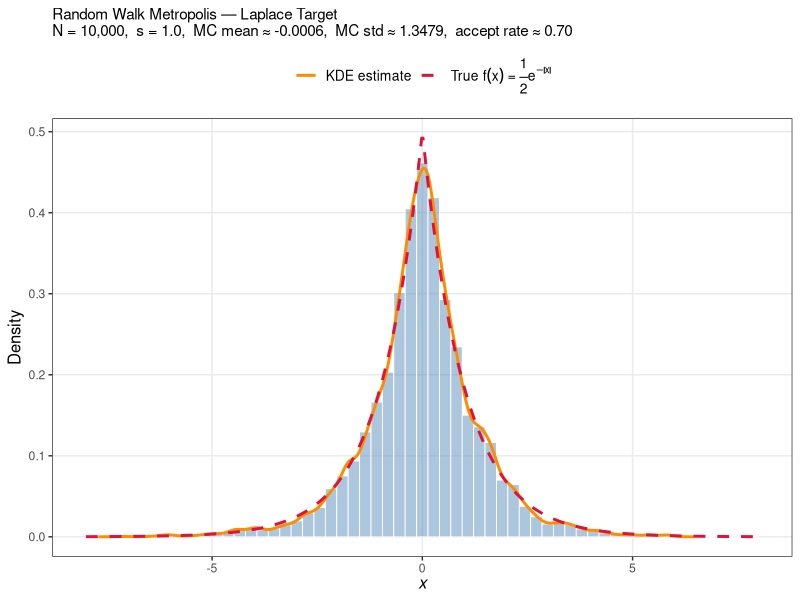
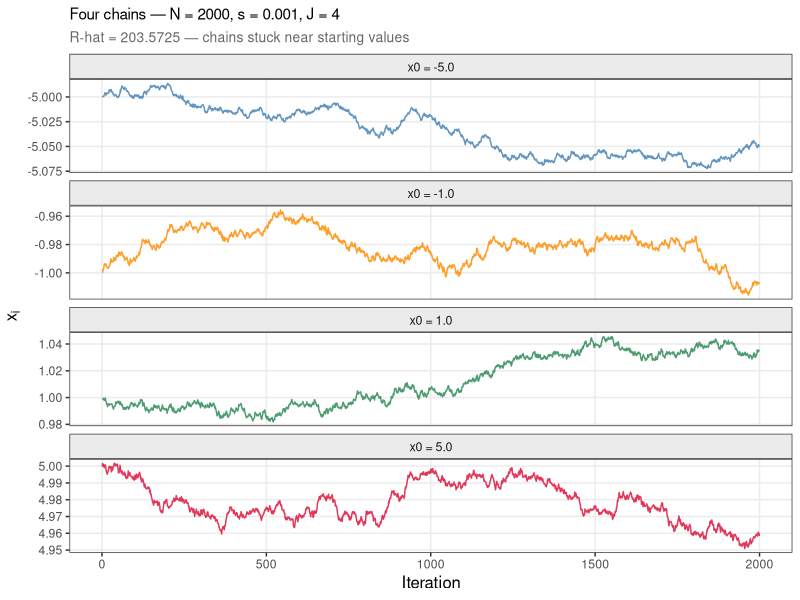
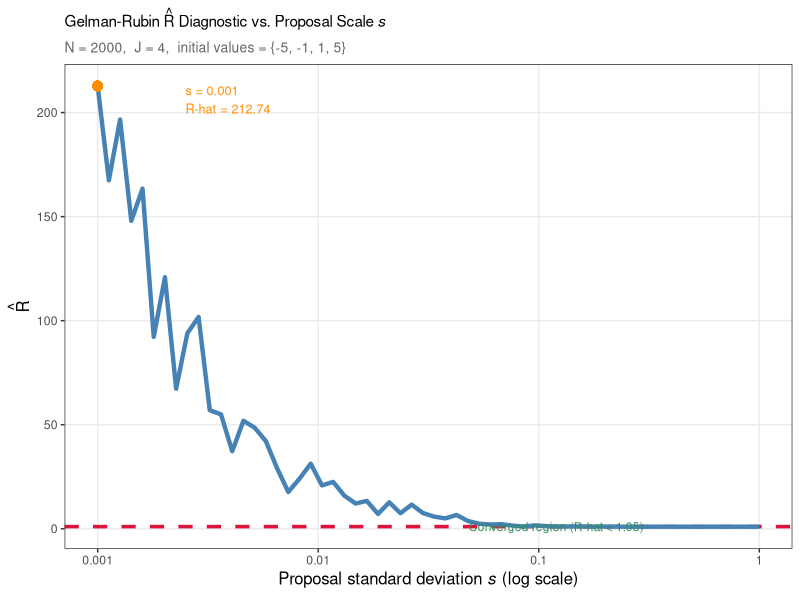

R code for these plots, in order:
## ---- chunk 1
knitr::opts_chunk$set(
  echo      = TRUE,
  message   = FALSE,
  warning   = FALSE,
  fig.width = 9,
  fig.height = 5,
  dpi       = 120
)
## ---- chunk 2
library(ggplot2)
library(scales)   # for axis formatting

# Consistent ggplot2 theme across all plots
theme_set(
  theme_bw(base_size = 11) +
    theme(
      panel.grid.minor  = element_blank(),
      plot.title        = element_text(size = 11),
      plot.subtitle     = element_text(size = 10, colour = "grey40"),
      axis.title        = element_text(size = 12)
    )
)

set.seed(42)
## ---- chunk 3
# Log-density of Laplace(0,1): log f(x) = -log(2) - |x|
log_target <- function(x) -log(2) - abs(x)

# True density
target <- function(x) 0.5 * exp(-abs(x))

# Random Walk Metropolis sampler
# Returns a vector of length N+1 (including x0)
random_walk_metropolis <- function(N, s, x0 = 0.0, seed = NULL) {
  if (!is.null(seed)) set.seed(seed)
  samples    <- numeric(N + 1)
  samples[1] <- x0
  for (i in seq(2, N + 1)) {
    x_star    <- rnorm(1, mean = samples[i - 1], sd = s)
    log_ratio <- log_target(x_star) - log_target(samples[i - 1])
    if (log(runif(1)) < log_ratio) {
      samples[i] <- x_star
    } else {
      samples[i] <- samples[i - 1]
    }
  }
  samples
}

# Gelman-Rubin R-hat; within-chain variance uses the 1/N (population) form
compute_rhat <- function(chains) {
  # chains is a list of numeric vectors (each already excluding x0)
  chain_means <- sapply(chains, mean)
  chain_vars  <- mapply(function(c, m) mean((c - m)^2), chains, chain_means)
  W           <- mean(chain_vars)
  M           <- mean(chain_means)
  B           <- mean((chain_means - M)^2)
  sqrt((B + W) / W)
}
## ---- chunk 4
N_a <- 10000
s_a <- 1.0

chain_a   <- random_walk_metropolis(N = N_a, s = s_a, x0 = 0.0, seed = 42)
samples_a <- chain_a[-1]   # x1 ... xN (drop x0)

mc_mean     <- mean(samples_a)
mc_std      <- sd(samples_a)
accept_rate <- mean(diff(chain_a) != 0)

cat(sprintf("Monte Carlo estimate of the mean               : %.5f\n", mc_mean))
cat(sprintf("Monte Carlo estimate of the standard deviation : %.5f\n", mc_std))
cat(sprintf("Acceptance rate                                : %.4f\n",  accept_rate))
cat(sprintf("\nTheoretical mean (Laplace)                     : 0.00000\n"))
cat(sprintf("Theoretical standard deviation (Laplace)       : %.5f\n",  sqrt(2)))
## ---- chunk 5
x_grid <- seq(-8, 8, length.out = 500)

# KDE using R's built-in density()
kde_fit <- density(samples_a, bw = "nrd0", n = 512)

plot_title <- sprintf(
  "Random Walk Metropolis — Laplace Target\nN = %s,  s = %.1f,  MC mean ≈ %.4f,  MC std ≈ %.4f,  accept rate ≈ %.2f",
  format(N_a, big.mark = ","), s_a, mc_mean, mc_std, accept_rate
)

ggplot() +
  geom_histogram(
    aes(x = samples_a, y = after_stat(density)),
    bins      = 60,
    fill      = "steelblue",
    alpha     = 0.45,
    colour    = "white",
    linewidth = 0.3
  ) +
  geom_line(
    aes(x = kde_fit$x, y = kde_fit$y, colour = "KDE estimate"),
    linewidth = 1.0
  ) +
  geom_line(
    aes(x = x_grid, y = target(x_grid), colour = "True f(x)"),
    linewidth = 1.0,
    linetype  = "dashed"
  ) +
  scale_colour_manual(
    name   = NULL,
    values = c("KDE estimate" = "darkorange", "True f(x)" = "#DC143C"),
    labels = c("KDE estimate", expression(paste("True ", f(x), " = ", frac(1, 2), e^{-abs(x)})))
  ) +
  coord_cartesian(xlim = c(-8, 8)) +
  labs(
    title  = plot_title,
    x      = expression(italic(x)),
    y      = "Density"
  ) +
  theme(
    legend.position = "top",
    legend.text     = element_text(size = 10)
  )
## ---- chunk 6
N_b            <- 2000
s_b            <- 0.001
J              <- 4
initial_values <- c(-5.0, -1.0, 1.0, 5.0)

chains_b <- lapply(seq_along(initial_values), function(j) {
  chain <- random_walk_metropolis(N = N_b, s = s_b, x0 = initial_values[j], seed = 100 + j)
  chain[-1]   # drop x0
})

rhat_b <- compute_rhat(chains_b)

cat(sprintf("R-hat  (N=%d, s=%.3f, J=%d): %.4f\n", N_b, s_b, J, rhat_b))
cat(sprintf("Converged (R-hat < 1.05)?  %s\n",
            ifelse(rhat_b < 1.05, "Yes", "No — poor mixing detected")))
## ---- chunk 7
# Build a tidy data frame for ggplot
chain_df <- do.call(rbind, lapply(seq_along(chains_b), function(j) {
  data.frame(
    iteration = seq_along(chains_b[[j]]),
    value     = chains_b[[j]],
    chain     = factor(
      sprintf("x0 = %.1f", initial_values[j]),
      levels = sprintf("x0 = %.1f", initial_values)
    )
  )
}))

ggplot(chain_df, aes(x = iteration, y = value, colour = chain)) +
  geom_line(linewidth = 0.5, alpha = 0.85) +
  facet_wrap(~ chain, ncol = 1, scales = "free_y") +
  scale_colour_manual(values = c("steelblue", "darkorange", "seagreen", "#DC143C")) +
  labs(
    title    = sprintf("Four chains — N = %d, s = %.3f, J = %d", N_b, s_b, J),
    subtitle = sprintf("R-hat = %.4f — chains stuck near starting values", rhat_b),
    x        = "Iteration",
    y        = expression(x[i]),
    colour   = NULL
  ) +
  theme(
    legend.position  = "none",
    strip.background = element_rect(fill = "grey92"),
    strip.text       = element_text(size = 9)
  )
## ---- chunk 8
s_grid      <- exp(seq(log(0.001), log(1), length.out = 60))
rhat_values <- numeric(length(s_grid))

for (idx in seq_along(s_grid)) {
  s_val  <- s_grid[idx]
  chains <- lapply(seq_along(initial_values), function(j) {
    chain <- random_walk_metropolis(
      N    = N_b,
      s    = s_val,
      x0   = initial_values[j],
      seed = 200 + (idx - 1) * J + j
    )
    chain[-1]
  })
  rhat_values[idx] <- compute_rhat(chains)
}

rhat_df <- data.frame(s = s_grid, rhat = rhat_values)

# Highlight the s = 0.001 point
highlight <- data.frame(s = s_b, rhat = rhat_values[1])

ggplot(rhat_df, aes(x = s, y = rhat)) +
  geom_ribbon(
    aes(ymin = 1.0, ymax = pmin(rhat, 1.05)),
    fill = "seagreen", alpha = 0.15
  ) +
  geom_hline(yintercept = 1.05, colour = "#DC143C",
             linetype = "dashed", linewidth = 1.2) +
  geom_line(colour = "steelblue", linewidth = 1.5) +
  geom_point(
    data    = highlight,
    aes(x = s, y = rhat),
    colour  = "darkorange",
    size    = 3.5,
    shape   = 16
  ) +
  annotate(
    "text",
    x     = s_b * 2.5,
    y     = highlight$rhat * 0.97,
    label = sprintf("s = 0.001\nR-hat = %.2f", highlight$rhat),
    hjust = 0,
    size  = 3.2,
    colour = "darkorange"
  ) +
  annotate(
    "text",
    x      = 0.12,
    y      = 1.03,
    label  = "Converged region (R-hat < 1.05)",
    size   = 3.0,
    colour = "seagreen4"
  ) +
  scale_x_log10(
    breaks = c(0.001, 0.01, 0.1, 1),
    labels = c("0.001", "0.01", "0.1", "1")
  ) +
  labs(
    title    = expression(paste("Gelman-Rubin ", hat(R), " Diagnostic vs. Proposal Scale ", italic(s))),
    subtitle = sprintf("N = %d,  J = %d,  initial values = {-5, -1, 1, 5}", N_b, J),
    x        = expression(paste("Proposal standard deviation ", italic(s), " (log scale)")),
    y        = expression(hat(R))
  )
